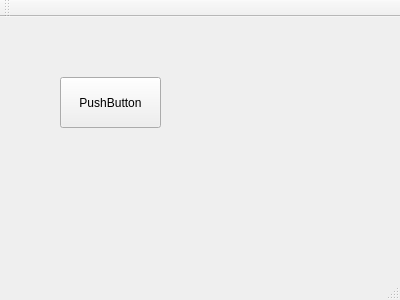
<?xml version="1.0" encoding="UTF-8"?>
<ui version="4.0">
 <class>MainWindow</class>
 <widget class="QMainWindow" name="MainWindow">
  <property name="geometry">
   <rect>
    <x>0</x>
    <y>0</y>
    <width>400</width>
    <height>300</height>
   </rect>
  </property>
  <property name="windowTitle">
   <string>MainWindow</string>
  </property>
  <widget class="QWidget" name="centralWidget">
   <widget class="QPushButton" name="pushButton">
    <property name="geometry">
     <rect>
      <x>60</x>
      <y>60</y>
      <width>101</width>
      <height>51</height>
     </rect>
    </property>
    <property name="text">
     <string>PushButton</string>
    </property>
   </widget>
  </widget>
  <widget class="QMenuBar" name="menuBar">
   <property name="geometry">
    <rect>
     <x>0</x>
     <y>0</y>
     <width>400</width>
     <height>23</height>
    </rect>
   </property>
  </widget>
  <widget class="QToolBar" name="mainToolBar">
   <attribute name="toolBarArea">
    <enum>TopToolBarArea</enum>
   </attribute>
   <attribute name="toolBarBreak">
    <bool>false</bool>
   </attribute>
  </widget>
  <widget class="QStatusBar" name="statusBar"/>
 </widget>
 <layoutdefault spacing="6" margin="11"/>
 <resources/>
 <connections/>
</ui>
